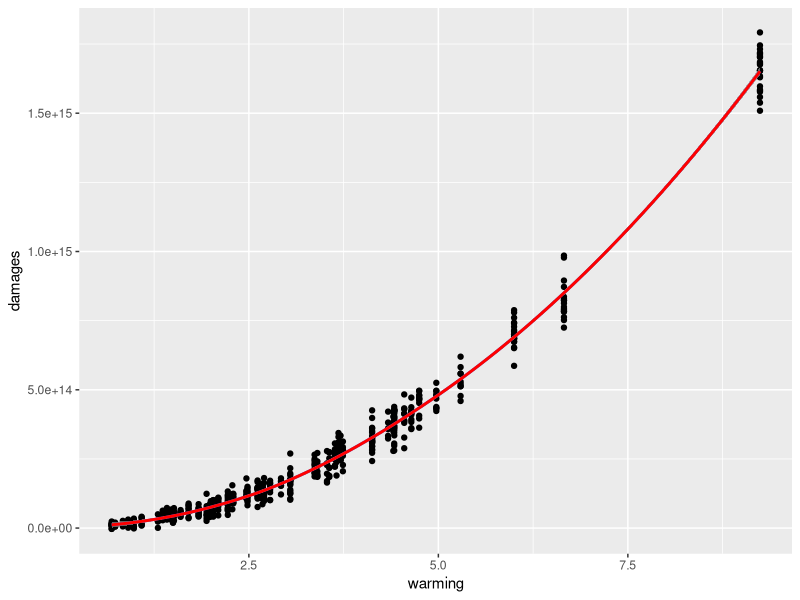
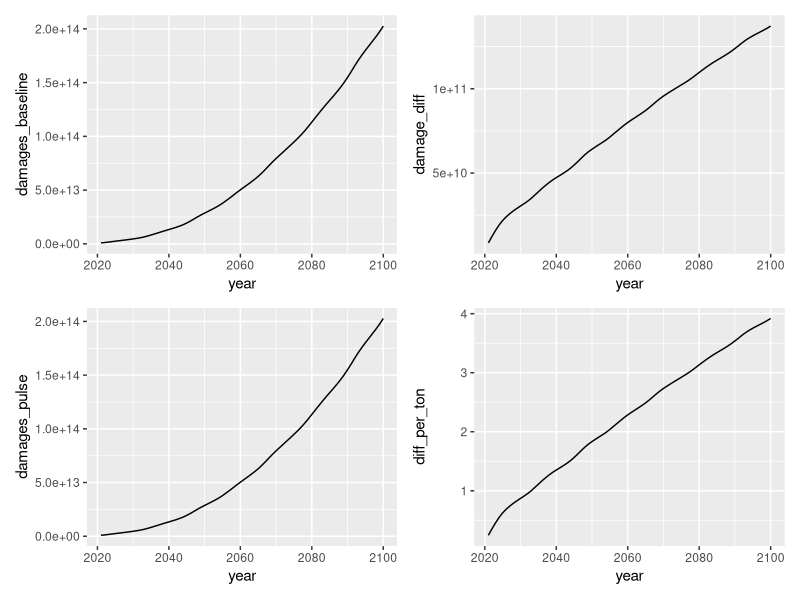
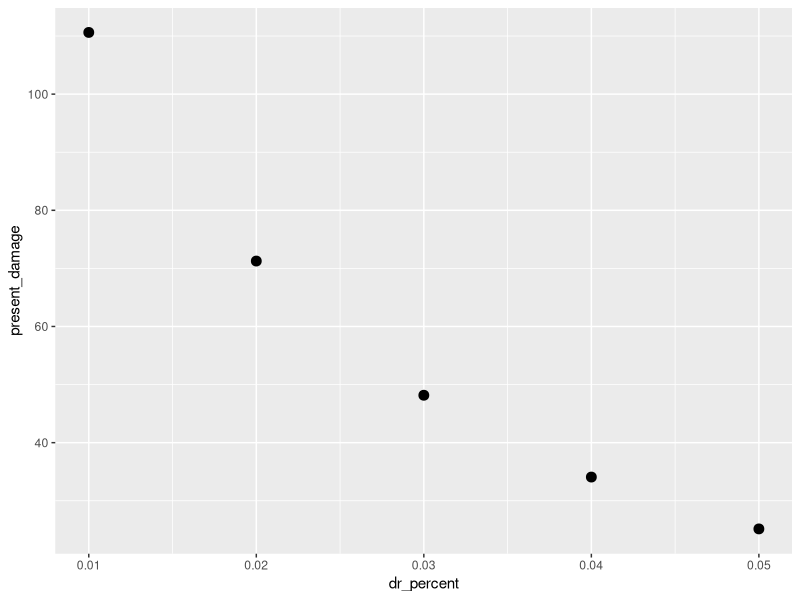
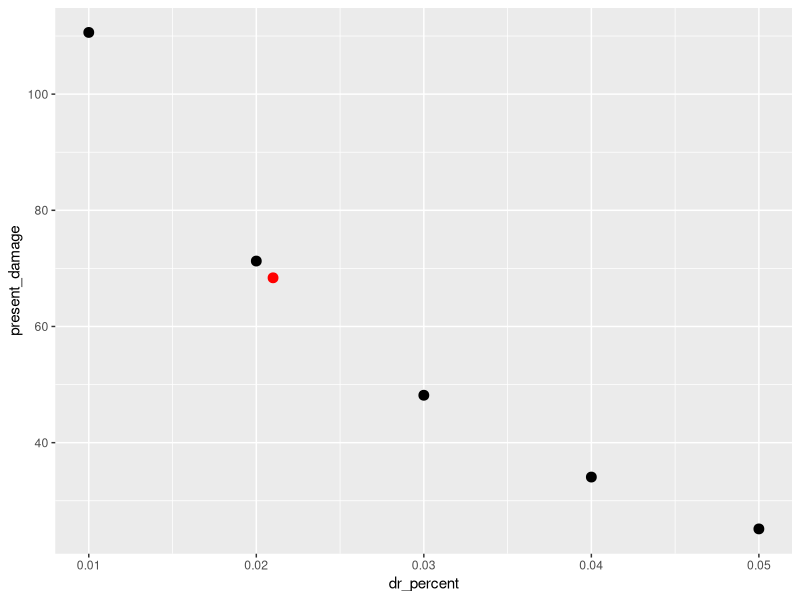

Source code (R) for these figures, in order:
## ---- chunk 1
knitr::opts_chunk$set(echo = TRUE)
library(here)
library(tidyverse)
library(dplyr)
library(cowplot)
library(patchwork)
## ---- chunk 2
#read in the data

dmg <- read.csv(here("data/damages.csv")) %>%
  mutate(warm2 = warming^2) # adding collumn for squared data for quadratic regression

wrm <- read.csv(here("data/warming.csv"))
## ---- chunk 3
data_plot <- ggplot(data = dmg, aes(x = warming, y = damages)) +
  geom_point()

#simple linear model for comparison
dmg_lm <- lm(damages ~ warming, data = dmg)

#dam_lm_quadratic
dmg_lmq <- lm(damages ~ warming + warm2, data=dmg)
dmg_lmq[["coefficients"]][["(Intercept)"]] <- 0


# Compare variance accounted for by each model
summary(dmg_lm)
summary(dmg_lmq)

#plotting the data with dmg_lmq function

data_plot +
  geom_smooth(data = dmg_lm, aes(x = warming, y = damages)) +
  geom_smooth(data = dmg_lmq, aes(x = warming, y = damages), color = "red")

wrm_ceof <- dmg_lmq[["coefficients"]][["warming"]]
wrm2_coef <- dmg_lmq[["coefficients"]][["warm2"]]

## ---- chunk 4
# adding in data
wrm_2 <- wrm %>% 
  mutate(damages_baseline = wrm2_coef*warming_baseline^2 + wrm_ceof*warming_baseline) %>% 
  mutate(damages_pulse = wrm2_coef*warming_pulse^2 + wrm_ceof*warming_pulse) %>% 
  mutate(damage_diff = damages_pulse-damages_baseline) %>% 
  mutate(diff_per_ton = damage_diff/35000000000)

# plotting

# baseline damages
baseline <- ggplot(data = wrm_2, aes(x=year, y=damages_baseline)) +
  geom_line()

# damages pulse
pulse <- ggplot(data = wrm_2, aes(x=year, y=damages_pulse)) +
  geom_line()

# difference in damages
difference <- ggplot(data = wrm_2, aes(x=year, y=damage_diff)) +
  geom_line()

# differenc in damge per tone of CO2
per_ton <- ggplot(data = wrm_2, aes(x=year, y=diff_per_ton)) +
  geom_line()

all_plots <- baseline/pulse | difference/per_ton
all_plots
## ---- chunk 5
# Calculating SCC for different discount rates

scc <- wrm_2 %>% 
  mutate(pv_1 = diff_per_ton/((1+.01)^X)) %>% 
  mutate(pv_2 = diff_per_ton/((1+.02)^X)) %>% 
  mutate(pv_3 = diff_per_ton/((1+.03)^X)) %>% 
  mutate(pv_4 = diff_per_ton/((1+.04)^X)) %>% 
  mutate(pv_5 = diff_per_ton/((1+.05)^X))

dr <- c(0.01, 0.02, 0.03, 0.04, 0.05)

scc_sum <- data.frame("PV_1" = sum(scc$pv_1),
                      "PV_2" = sum(scc$pv_2),
                      "PV_3" = sum(scc$pv_3),
                      "PV_4" = sum(scc$pv_4),
                      "PV_5" = sum(scc$pv_5)) %>%
  pivot_longer(cols = c(PV_1, PV_2, PV_3, PV_4, PV_5),
               names_to = "dr_percent",
               values_to = "present_damage") %>% 
  replace("dr_percent",dr)

# plot itttttt

ggplot(data = scc_sum, aes(x = dr_percent, y = present_damage)) +
  geom_point(size = 3)

## ---- chunk 6
# Ramsey Rule with given values
ramsey_r <- 0.001 + 2*0.01

ramsey_r

ramsey <- wrm_2 %>% 
  mutate(pv_r = diff_per_ton/((1+0.021)^X))

dr_ramsey <- c(0.021)

scc_sum_r <- data.frame("PV_r" = sum(ramsey$pv_r)) %>%
  pivot_longer(cols = c(PV_r),
               names_to = "dr_percent",
               values_to = "present_damage") %>% 
  replace("dr_percent",dr_ramsey)

# plot itttttt

ggplot(data = scc_sum, aes(x = dr_percent, y = present_damage)) +
  geom_point(size = 3) +
  geom_point(data = scc_sum_r, color = "red", size = 3)

## ---- chunk 7
# Policy A
wrm_pol_a <- wrm %>% 
  mutate(damages_baseline = wrm2_coef*warming_baseline^2 + wrm_ceof*warming_baseline) %>% 
  mutate(warming_1.5 = (warming_baseline*1.5)) %>% 
  mutate(damages_w1.5 = wrm2_coef*warming_1.5^2 + wrm_ceof*warming_1.5) %>% 
  mutate(scc_baseline = damages_baseline/((1+.02)^X)) %>% 
  mutate(scc_w1.5 = damages_w1.5/((1+.02)^X))

pol_a_basedmg <- sum(wrm_pol_a$scc_baseline)
pol_a_1.5dmg <- sum(wrm_pol_a$scc_w1.5)

pol_a_ev <- (pol_a_basedmg*0.5)+(pol_a_1.5dmg*0.5)
## ---- chunk 8
# Policy B
wrm_pol_b <- wrm %>%  
  mutate(polb_warming = warming_baseline) %>% 
  mutate(polb_warming = case_when(
    year > 2050 ~ 1.29,
    year < 2051 ~ warming_baseline)) %>% 
  mutate(damages_polb = wrm2_coef*polb_warming^2 + wrm_ceof*polb_warming) %>% 
  mutate(scc_polb = damages_polb/((1+0.02)^X))

pol_b_dmg <- sum(wrm_pol_b$scc_polb)

## ---- chunk 9
# maximum cost (X) to make Policy B worth it compared to policy A
max_cost <- pol_a_ev - pol_b_dmg
